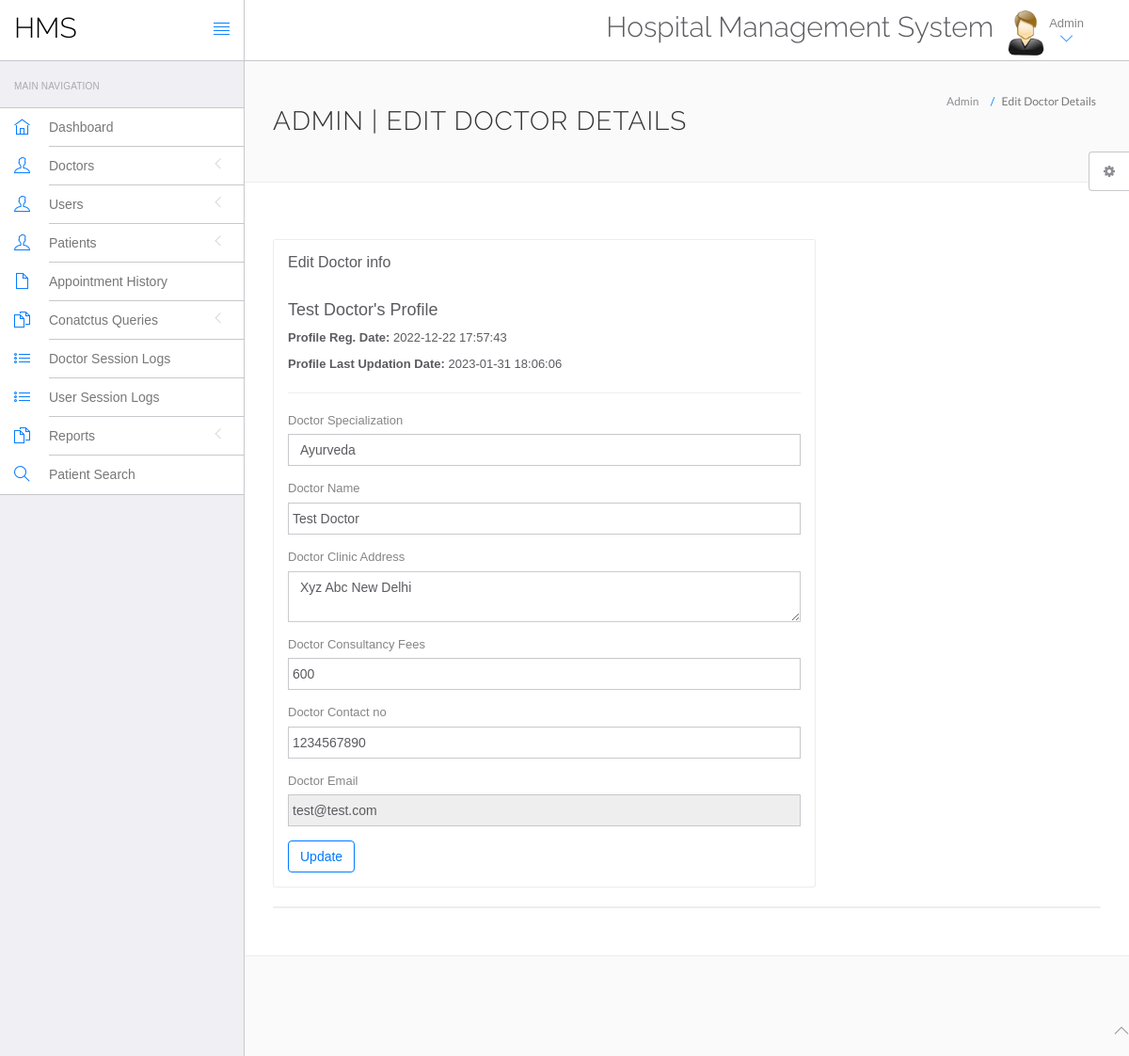
Screenshot of /hospital/hms/admin/edit-doctor.php?id=8 (signed in) with the database file from the repository.
### tables this page shows
CREATE TABLE `doctors` (
  `id` int(11) NOT NULL,
  `specilization` varchar(255) DEFAULT NULL,
  `doctorName` varchar(255) DEFAULT NULL,
  `address` longtext DEFAULT NULL,
  `docFees` varchar(255) DEFAULT NULL,
  `contactno` bigint(11) DEFAULT NULL,
  `docEmail` varchar(255) DEFAULT NULL,
  `password` varchar(255) DEFAULT NULL,
  `creationDate` timestamp NULL DEFAULT current_timestamp(),
  `updationDate` timestamp NULL DEFAULT NULL ON UPDATE current_timestamp()
);

### hospital/hms/admin/edit-doctor.php (the view, shortened to what this page needs)
<?php
include('include/config.php');
$did=intval($_GET['id']);
?>
<!DOCTYPE html>
<html lang="en">
	<head>
		<link rel="stylesheet" href="vendor/bootstrap/css/bootstrap.min.css">
		<link rel="stylesheet" href="vendor/fontawesome/css/font-awesome.min.css">
		<link rel="stylesheet" href="vendor/themify-icons/themify-icons.min.css">
		<link href="vendor/animate.css/animate.min.css" rel="stylesheet" media="screen">
		<link href="vendor/perfect-scrollbar/perfect-scrollbar.min.css" rel="stylesheet" media="screen">
		<link href="vendor/switchery/switchery.min.css" rel="stylesheet" media="screen">
		<link href="vendor/bootstrap-touchspin/jquery.bootstrap-touchspin.min.css" rel="stylesheet" media="screen">
		<link href="vendor/select2/select2.min.css" rel="stylesheet" media="screen">
		<link href="vendor/bootstrap-datepicker/bootstrap-datepicker3.standalone.min.css" rel="stylesheet" media="screen">
		<link href="vendor/bootstrap-timepicker/bootstrap-timepicker.min.css" rel="stylesheet" media="screen">
		<link rel="stylesheet" href="assets/css/styles.css">
		<link rel="stylesheet" href="assets/css/plugins.css">
		<link rel="stylesheet" href="assets/css/themes/theme-1.css" id="skin_color" />
	</head>
	<body>
		<div id="app">
<?php include('include/sidebar.php');?>
			<div class="app-content">
						<?php include('include/header.php');?>
				<div class="main-content" >
					<div class="wrap-content container" id="container">
						<section id="page-title">
							<div class="row">
								<div class="col-sm-8">
									<h1 class="mainTitle">Admin | Edit Doctor Details</h1>
																	</div>
								<ol class="breadcrumb">
									<li>
										<span>Admin</span>
									</li>
									<li class="active">
										<span>Edit Doctor Details</span>
									</li>
								</ol>
							</div>
						</section>
						<div class="container-fluid container-fullw bg-white">
							<div class="row">
								<div class="col-md-12">
									<div class="row margin-top-30">
										<div class="col-lg-8 col-md-12">
											<div class="panel panel-white">
												<div class="panel-heading">
													<h5 class="panel-title">Edit Doctor info</h5>
												</div>
												<div class="panel-body">
									<?php $sql=mysqli_query($con,"select * from doctors where id='$did'");
while($data=mysqli_fetch_array($sql))
{
?>
<h4><?php echo htmlentities($data['doctorName']);?>'s Profile</h4>
<p><b>Profile Reg. Date: </b><?php echo htmlentities($data['creationDate']);?></p>
<?php if($data['updationDate']){?>
<p><b>Profile Last Updation Date: </b><?php echo htmlentities($data['updationDate']);?></p>
<?php } ?>
<hr />
													<form role="form" name="adddoc" method="post" onSubmit="return valid();">
														<div class="form-group">
															<label for="DoctorSpecialization">
																Doctor Specialization
															</label>
							<select name="Doctorspecialization" class="form-control" required="required">
					<option value="<?php echo htmlentities($data['specilization']);?>">
					<?php echo htmlentities($data['specilization']);?></option>
															</select>
														</div>
<div class="form-group">
															<label for="doctorname">
																 Doctor Name
															</label>
	<input type="text" name="docname" class="form-control" value="<?php echo htmlentities($data['doctorName']);?>" >
														</div>
<div class="form-group">
															<label for="address">
																 Doctor Clinic Address
															</label>
					<textarea name="clinicaddress" class="form-control"><?php echo htmlentities($data['address']);?></textarea>
														</div>
<div class="form-group">
															<label for="fess">
																 Doctor Consultancy Fees
															</label>
		<input type="text" name="docfees" class="form-control" required="required"  value="<?php echo htmlentities($data['docFees']);?>" >
														</div>
<div class="form-group">
									<label for="fess">
																 Doctor Contact no
															</label>
					<input type="text" name="doccontact" class="form-control" required="required"  value="<?php echo htmlentities($data['contactno']);?>">
														</div>
<div class="form-group">
									<label for="fess">
																 Doctor Email
															</label>
					<input type="email" name="docemail" class="form-control"  readonly="readonly"  value="<?php echo htmlentities($data['docEmail']);?>">
														</div>
														<?php } ?>
														<button type="submit" name="submit" class="btn btn-o btn-primary">
															Update
														</button>
													</form>
												</div>
											</div>
										</div>
											</div>
										</div>
									<div class="col-lg-12 col-md-12">
											<div class="panel panel-white">
											</div>
										</div>
									</div>
								</div>
							</div>
						</div>
					</div>
				</div>
	<?php include('include/footer.php');?>
	<?php include('include/setting.php');?>
	</body>
</html>

### hospital/hms/admin/assets/css/themes/theme-1.css (style rules this page uses)
body { background: #FAFAFA; }

### rows the page displays
doctors: doctorName "Test Doctor", creationDate "2022-12-22 17:57:43", updationDate "2023-01-31 18:06:06", Doctorspecialization "Ayurveda", docname "Test Doctor", clinicaddress "Xyz Abc New Delhi", docfees "600", doccontact "1234567890", docemail "test@test.com"
